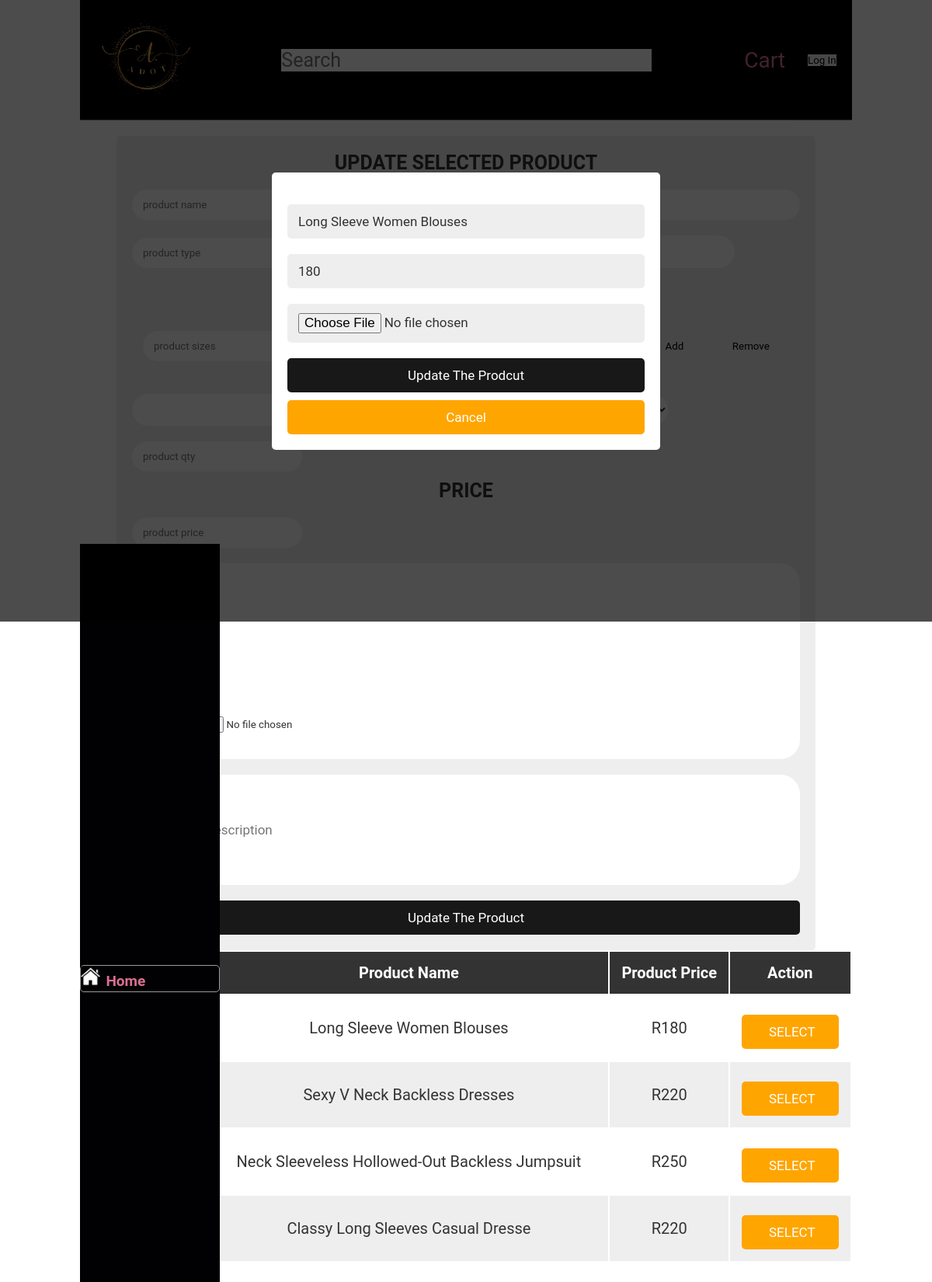
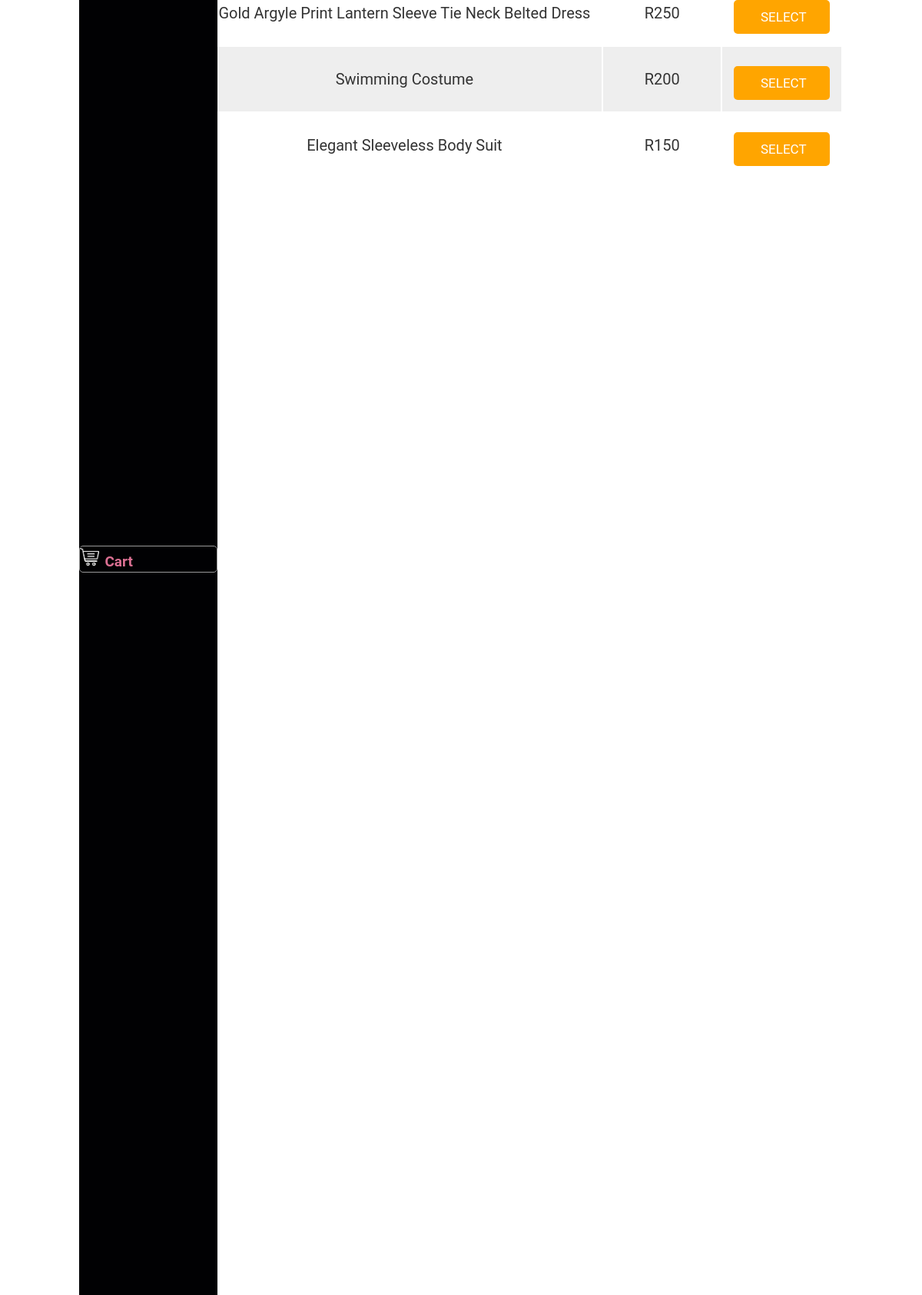
/update_products.php?edit=70, run on the app's committed database (2 pictures, top to bottom).
### tables this page shows
CREATE TABLE `products` (
  `id` int(255) NOT NULL,
  `name` varchar(255) NOT NULL,
  `code` varchar(255) NOT NULL,
  `type` varchar(255) NOT NULL,
  `barcode` text NOT NULL,
  `at_shop` varchar(255) NOT NULL,
  `quantity` int(255) NOT NULL DEFAULT 1,
  `cost` double NOT NULL,
  `tax` double NOT NULL,
  `price` varchar(255) NOT NULL,
  `include_tax` tinyint(1) NOT NULL,
  `price_change` tinyint(1) NOT NULL,
  `more_info` varchar(255) NOT NULL,
  `images` varchar(255) NOT NULL,
  `Description` varchar(255) NOT NULL,
  `Service` tinyint(1) NOT NULL,
  `Default_Quantity` tinyint(1) NOT NULL,
  `Active` tinyint(1) NOT NULL DEFAULT 1
);

### update_products.php (the view, shortened to what this page needs)
<?php
@include 'config.php';
?>
<!DOCTYPE html>
<html lang="en">
<head>
   <link rel="stylesheet" href="css/style.css">
</head>
<body>
<?php include 'header.php'; ?>
<div class="add_container">
<form action="" method="post" class="add-product-form" enctype="multipart/form-data">
<h3>Update Selected product</h3>
   <div class="input_table">
      <h3>SIZE AND COLOR</h3>
      <div class="qty_box" style="width: 100%;">
         <input type="combox" name="p_size" placeholder="product sizes" class="box p_size_class" style="width: 40%;" >
         <input type="button" value="Add" class="qty_btn" onclick="add_new_info();" style="width: 20%;">
         <input type="button" value="remove" class="qty_btn" onclick="remove_new_info();" style="width: 20%;">
      </div>
      <select name="p_size_list" id="combox1" class="combox1 box p_size_list" style="width: 40%;" onclick="list_size_info();">product sizes</select>
      <input type="number" name="p_qty_list" min="0" placeholder="product qty" class="box p_qty_list">
      <h3>PRICE</h3>
      <input type="number" name="p_price" min="0" placeholder="product price" class="box p_price" required>
      <div class="img_box">
         <input type="file" name="p_image" accept="image/png, image/jpg, image/jpeg" class="box p_image" style="width: 48%;">
      </div>
      <input type="text" name="p_disc" placeholder="product description" class="box_1 p_disc" required>
      <input type="submit" value="update the product" name="update_product" class="btn">
   </div>
</form>
<section class="display-product-table">
   <table>
      <thead>
         <th>product image</th>
         <th>product name</th>
         <th>product price</th>
         <th>action</th>
      </thead>
      <tbody>
         <?php
            $select_products = mysqli_query($conn, "SELECT * FROM `products`");
            if(mysqli_num_rows($select_products) > 0){
               while($row = mysqli_fetch_assoc($select_products)){
                  $shop_name = explode(' ', $row['at_shop']." ");
                  $path = "img/".$shop_name[0]."/products/".str_replace(' ', '/', $row['type'])."/".str_replace(' ', '_', $row['name'])."/".$row['code'];
         ?>
         <tr>
            <td><img src=<?php echo $path ."/".$row['images']; ?> height="100" alt=""></td>
            <td><?php echo $row['name']; ?></td>
            <td>R<?php echo $row['price']; ?></td>
            <td>
               <a onclick="select_update('<?php echo $row['id']; ?>', '<?php echo $row['name']; ?>', '<?php echo $row['type']; ?>', '<?php echo $row['code']; ?>', '<?php echo $row['price']; ?>', '<?php echo $row['more_info']; ?>', '<?php echo $row['images']; ?>', '<?php echo $path.'/'; ?>', '<?php echo $row['Description']; ?>');" class="option-btn"> <i class="fas fa-edit"></i> SELECT </a>
            </td>
         </tr>
         <?php
            };
            }else{
               echo "<div class='empty'>no product added</div>";
            };
         ?>
      </tbody>
   </table>
</section>
<section class="edit-form-container">
   <?php
   if(isset($_GET['edit'])){
      $edit_id = $_GET['edit'];
      $edit_query = mysqli_query($conn, "SELECT * FROM `products` WHERE id = $edit_id");
      if(mysqli_num_rows($edit_query) > 0){
         while($fetch_edit = mysqli_fetch_assoc($edit_query)){
   ?>
   <form action="" method="post" enctype="multipart/form-data">
      <input type="text" class="box" required name="update_p_name" value="<?php echo $fetch_edit['name']; ?>">
      <input type="number" min="0" class="box" required name="update_p_price" value="<?php echo $fetch_edit['price']; ?>">
      <input type="file" class="box" required name="update_p_image" accept="image/png, image/jpg, image/jpeg">
      <input type="submit" value="update the prodcut" name="update_product" class="btn">
      <input type="reset" value="cancel" id="close-edit" class="option-btn">
   </form>
   <?php
            };
         };
      };
   ?>
</section>
</div>
</body>
</html>

### css/style.css (style rules this page uses)
:root { --main-color: #d3ad7f; --bg: #010103; --border: .1rem solid rgba(255,255,255,.3); --blue:#181818; --red:tomato; --orange:orange; --black:#333; --white:#fff; --bg-color:#eee; --dark-bg:rgba(0,0,0,.7); --box-shadow:0 .5rem 1rem rgba(0,0,0,.1); --border:.1rem solid #999; }
body { display: grid; padding: 0; margin: 0; width : auto; height: auto; justify-self: center; align-items: center; }
* { font-family: 'Roboto', sans-serif; margin:0; padding:0; box-sizing: border-box; outline: none; border:none; text-decoration: none; text-transform: capitalize; transition: .2s linear; }
a { text-decoration: none; color: palevioletred; font-size: 28px; }
html { font-size: 62.5%; overflow-x: hidden; scroll-padding-top: 9rem; scroll-behavior: smooth; }
.btn, .option-btn, .delete-btn { display: block; width: 100%; text-align: center; background-color: var(--blue); color:var(--white); font-size: 1.7rem; padding:1.2rem 3rem; border-radius: .5rem; cursor: pointer; margin-top: 1rem; }
.option-btn i, .delete-btn i { padding-right: .5rem; }
.option-btn { background-color: var(--orange); }
.edit-form-container { position: fixed; top:0; left:0; z-index: 1100; background-color: var(--dark-bg); padding:2rem; display: none; align-items: center; justify-content: center; min-height: 100vh; width: 100%; }
.edit-form-container form { width: 50rem; border-radius: .5rem; background-color: var(--white); text-align: center; padding:2rem; }
.edit-form-container form .box { width: 100%; background-color: var(--bg-color); border-radius: .5rem; margin:1rem 0; font-size: 1.7rem; color:var(--black); padding:1.2rem 1.4rem; text-transform: none; }

### update_products.php (style rules this page uses)
.add-product-form { max-width: 90rem; background-color: var(--bg-color); border-radius: .5rem; padding:2rem; margin:0 auto; margin-top: 2rem; }
.add-product-form h3 { font-size: 2.5rem; margin-bottom: 1rem; color:var(--black); text-transform: uppercase; text-align: center; }
.add-product-form .input_table { width: 100%; display: gred; }
.add-product-form .input_table .qty_box { text-transform: none; display: inline-flex; padding: 1.2rem 1.4rem; border-radius: 2.5rem; border-radius: 2.5rem; margin: 1rem 0; }
.add-product-form .input_table .img_box { text-transform: none; padding:1.2rem 1.4rem; border-radius: 2.5rem; color:var(--black); border-radius: 2.5rem; background-color: var(--white); margin:1rem 0; }
.add-product-form .box { text-transform: none; padding:1.2rem 1.4rem; border-radius: 2.5rem; color:var(--black); border-radius: 2.5rem; background-color: var(--white); margin:1rem 0; }
.add-product-form .box_1 { text-transform: inherit; padding:6.1rem 3.1rem; font-size: 1.7rem; color:var(--black); border-radius: 2.5rem; background-color: var(--white); margin:1rem 0; width: 100%; }
.display-product-table table { width: 100%; text-align: center; }
.display-product-table table thead th { padding:1.5rem; font-size: 2rem; background-color: var(--black); color:var(--white); }
.display-product-table table td { padding:1.5rem; font-size: 2rem; color:var(--black); }
.display-product-table table td:first-child { padding:0; }
.display-product-table table tr:nth-child(even) { background-color: var(--bg-color); }

### data on the page
products: name "Long Sleeve Women Blouses", price "180", update_p_name "Long Sleeve Women Blouses", update_p_price "180"
products: name "Sexy V Neck Backless Dresses", price "220"
products: name "Neck Sleeveless Hollowed-Out Backless Jumpsuit", price "250"
products: name "Classy Long Sleeves Casual Dresse", price "220"
products: name "Gold Argyle Print Lantern Sleeve Tie Neck Belted Dress", price "250"
products: name "Swimming Costume", price "200"
products: name "Elegant Sleeveless Body Suit", price "150"
